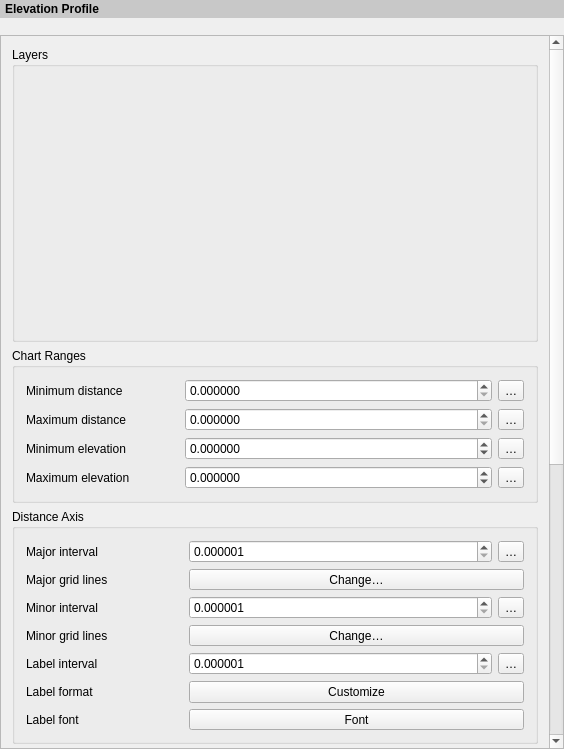
<?xml version="1.0" encoding="UTF-8"?>
<ui version="4.0">
 <class>QgsLayoutElevationProfileWidgetBase</class>
 <widget class="QWidget" name="QgsLayoutElevationProfileWidgetBase">
  <property name="geometry">
   <rect>
    <x>0</x>
    <y>0</y>
    <width>564</width>
    <height>749</height>
   </rect>
  </property>
  <property name="sizePolicy">
   <sizepolicy hsizetype="Expanding" vsizetype="Expanding">
    <horstretch>0</horstretch>
    <verstretch>0</verstretch>
   </sizepolicy>
  </property>
  <property name="windowTitle">
   <string>Elevation Profile Options</string>
  </property>
  <layout class="QVBoxLayout" name="verticalLayout_2">
   <property name="spacing">
    <number>0</number>
   </property>
   <property name="leftMargin">
    <number>0</number>
   </property>
   <property name="topMargin">
    <number>0</number>
   </property>
   <property name="rightMargin">
    <number>0</number>
   </property>
   <property name="bottomMargin">
    <number>0</number>
   </property>
   <item>
    <widget class="QLabel" name="mLabel">
     <property name="sizePolicy">
      <sizepolicy hsizetype="Preferred" vsizetype="Maximum">
       <horstretch>0</horstretch>
       <verstretch>0</verstretch>
      </sizepolicy>
     </property>
     <property name="styleSheet">
      <string notr="true">padding: 2px; font-weight: bold; background-color: rgb(200, 200, 200);</string>
     </property>
     <property name="text">
      <string>Elevation Profile</string>
     </property>
    </widget>
   </item>
   <item>
    <widget class="QToolBar" name="mDockToolbar">
     <property name="iconSize">
      <size>
       <width>16</width>
       <height>16</height>
      </size>
     </property>
     <property name="floatable">
      <bool>false</bool>
     </property>
    </widget>
   </item>
   <item>
    <widget class="QgsScrollArea" name="scrollArea">
     <property name="frameShape">
      <enum>QFrame::StyledPanel</enum>
     </property>
     <property name="widgetResizable">
      <bool>true</bool>
     </property>
     <widget class="QWidget" name="scrollAreaWidgetContents">
      <property name="geometry">
       <rect>
        <x>0</x>
        <y>0</y>
        <width>548</width>
        <height>1267</height>
       </rect>
      </property>
      <property name="sizePolicy">
       <sizepolicy hsizetype="Preferred" vsizetype="Maximum">
        <horstretch>0</horstretch>
        <verstretch>0</verstretch>
       </sizepolicy>
      </property>
      <layout class="QVBoxLayout" name="mainLayout">
       <item>
        <widget class="QgsCollapsibleGroupBoxBasic" name="groupBox">
         <property name="title">
          <string>Layers</string>
         </property>
         <layout class="QHBoxLayout" name="horizontalLayout">
          <item>
           <widget class="QWidget" name="mTreeViewContainer" native="true">
            <property name="minimumSize">
             <size>
              <width>0</width>
              <height>250</height>
             </size>
            </property>
           </widget>
          </item>
         </layout>
        </widget>
       </item>
       <item>
        <widget class="QgsCollapsibleGroupBoxBasic" name="groupChartRanges">
         <property name="title">
          <string>Chart Ranges</string>
         </property>
         <layout class="QGridLayout" name="gridLayout_4" columnstretch="1,2,0">
          <item row="2" column="0">
           <widget class="QLabel" name="label_20">
            <property name="text">
             <string>Minimum elevation</string>
            </property>
           </widget>
          </item>
          <item row="2" column="1">
           <widget class="QgsDoubleSpinBox" name="mSpinMinElevation">
            <property name="decimals">
             <number>6</number>
            </property>
            <property name="minimum">
             <double>-999999999.000000000000000</double>
            </property>
            <property name="maximum">
             <double>999999999.000000000000000</double>
            </property>
           </widget>
          </item>
          <item row="0" column="1">
           <widget class="QgsDoubleSpinBox" name="mSpinMinDistance">
            <property name="decimals">
             <number>6</number>
            </property>
            <property name="maximum">
             <double>999999999.000000000000000</double>
            </property>
           </widget>
          </item>
          <item row="1" column="1">
           <widget class="QgsDoubleSpinBox" name="mSpinMaxDistance">
            <property name="decimals">
             <number>6</number>
            </property>
            <property name="maximum">
             <double>999999999.000000000000000</double>
            </property>
           </widget>
          </item>
          <item row="0" column="0">
           <widget class="QLabel" name="label_18">
            <property name="text">
             <string>Minimum distance</string>
            </property>
           </widget>
          </item>
          <item row="3" column="1">
           <widget class="QgsDoubleSpinBox" name="mSpinMaxElevation">
            <property name="decimals">
             <number>6</number>
            </property>
            <property name="minimum">
             <double>-999999999.000000000000000</double>
            </property>
            <property name="maximum">
             <double>999999999.000000000000000</double>
            </property>
           </widget>
          </item>
          <item row="3" column="0">
           <widget class="QLabel" name="label_21">
            <property name="text">
             <string>Maximum elevation</string>
            </property>
           </widget>
          </item>
          <item row="1" column="0">
           <widget class="QLabel" name="label_19">
            <property name="text">
             <string>Maximum distance</string>
            </property>
           </widget>
          </item>
          <item row="0" column="2">
           <widget class="QgsPropertyOverrideButton" name="mDDBtnMinDistance">
            <property name="text">
             <string>…</string>
            </property>
           </widget>
          </item>
          <item row="1" column="2">
           <widget class="QgsPropertyOverrideButton" name="mDDBtnMaxDistance">
            <property name="text">
             <string>…</string>
            </property>
           </widget>
          </item>
          <item row="2" column="2">
           <widget class="QgsPropertyOverrideButton" name="mDDBtnMinElevation">
            <property name="text">
             <string>…</string>
            </property>
           </widget>
          </item>
          <item row="3" column="2">
           <widget class="QgsPropertyOverrideButton" name="mDDBtnMaxElevation">
            <property name="text">
             <string>…</string>
            </property>
           </widget>
          </item>
         </layout>
        </widget>
       </item>
       <item>
        <widget class="QgsCollapsibleGroupBoxBasic" name="groupDistanceAxis">
         <property name="title">
          <string>Distance Axis</string>
         </property>
         <layout class="QGridLayout" name="gridLayout_2" columnstretch="1,0,2,0">
          <item row="6" column="2" colspan="2">
           <widget class="QgsFontButton" name="mDistanceAxisLabelFontButton">
            <property name="sizePolicy">
             <sizepolicy hsizetype="Preferred" vsizetype="Fixed">
              <horstretch>0</horstretch>
              <verstretch>0</verstretch>
             </sizepolicy>
            </property>
            <property name="text">
             <string>Font</string>
            </property>
           </widget>
          </item>
          <item row="1" column="0">
           <widget class="QLabel" name="label_4">
            <property name="text">
             <string>Major grid lines</string>
            </property>
           </widget>
          </item>
          <item row="5" column="2" colspan="2">
           <widget class="QPushButton" name="mDistanceAxisLabelFormatButton">
            <property name="text">
             <string>Customize</string>
            </property>
           </widget>
          </item>
          <item row="0" column="0">
           <widget class="QLabel" name="label_6">
            <property name="text">
             <string>Major interval</string>
            </property>
           </widget>
          </item>
          <item row="2" column="3">
           <widget class="QgsPropertyOverrideButton" name="mDDBtnDistanceMinorInterval">
            <property name="text">
             <string>…</string>
            </property>
           </widget>
          </item>
          <item row="1" column="2" colspan="2">
           <widget class="QgsSymbolButton" name="mDistanceAxisMajorLinesSymbolButton">
            <property name="sizePolicy">
             <sizepolicy hsizetype="Expanding" vsizetype="Fixed">
              <horstretch>0</horstretch>
              <verstretch>0</verstretch>
             </sizepolicy>
            </property>
            <property name="text">
             <string>Change…</string>
            </property>
           </widget>
          </item>
          <item row="2" column="2">
           <widget class="QgsDoubleSpinBox" name="mDistanceAxisMinorIntervalSpin">
            <property name="decimals">
             <number>6</number>
            </property>
            <property name="minimum">
             <double>0.000001000000000</double>
            </property>
            <property name="maximum">
             <double>999999999999.000000000000000</double>
            </property>
           </widget>
          </item>
          <item row="4" column="3">
           <widget class="QgsPropertyOverrideButton" name="mDDBtnDistanceLabelInterval">
            <property name="text">
             <string>…</string>
            </property>
           </widget>
          </item>
          <item row="3" column="2" colspan="2">
           <widget class="QgsSymbolButton" name="mDistanceAxisMinorLinesSymbolButton">
            <property name="sizePolicy">
             <sizepolicy hsizetype="Expanding" vsizetype="Fixed">
              <horstretch>0</horstretch>
              <verstretch>0</verstretch>
             </sizepolicy>
            </property>
            <property name="text">
             <string>Change…</string>
            </property>
           </widget>
          </item>
          <item row="4" column="2">
           <widget class="QgsDoubleSpinBox" name="mDistanceAxisLabelIntervalSpin">
            <property name="decimals">
             <number>6</number>
            </property>
            <property name="minimum">
             <double>0.000001000000000</double>
            </property>
            <property name="maximum">
             <double>999999999999.000000000000000</double>
            </property>
           </widget>
          </item>
          <item row="2" column="0" colspan="2">
           <widget class="QLabel" name="label_7">
            <property name="text">
             <string>Minor interval</string>
            </property>
           </widget>
          </item>
          <item row="0" column="2">
           <widget class="QgsDoubleSpinBox" name="mDistanceAxisMajorIntervalSpin">
            <property name="decimals">
             <number>6</number>
            </property>
            <property name="minimum">
             <double>0.000001000000000</double>
            </property>
            <property name="maximum">
             <double>999999999999.000000000000000</double>
            </property>
           </widget>
          </item>
          <item row="0" column="3">
           <widget class="QgsPropertyOverrideButton" name="mDDBtnDistanceMajorInterval">
            <property name="text">
             <string>…</string>
            </property>
           </widget>
          </item>
          <item row="6" column="0">
           <widget class="QLabel" name="label_9">
            <property name="text">
             <string>Label font</string>
            </property>
           </widget>
          </item>
          <item row="5" column="0">
           <widget class="QLabel" name="label_10">
            <property name="text">
             <string>Label format</string>
            </property>
           </widget>
          </item>
          <item row="3" column="0">
           <widget class="QLabel" name="label_5">
            <property name="text">
             <string>Minor grid lines</string>
            </property>
           </widget>
          </item>
          <item row="4" column="0" colspan="2">
           <widget class="QLabel" name="label_8">
            <property name="text">
             <string>Label interval</string>
            </property>
           </widget>
          </item>
         </layout>
        </widget>
       </item>
       <item>
        <widget class="QgsCollapsibleGroupBoxBasic" name="groupElevationAxis">
         <property name="title">
          <string>Elevation Axis</string>
         </property>
         <layout class="QGridLayout" name="gridLayout_3" columnstretch="1,0,2,0">
          <item row="0" column="2">
           <widget class="QgsDoubleSpinBox" name="mElevationAxisMajorIntervalSpin">
            <property name="decimals">
             <number>6</number>
            </property>
            <property name="minimum">
             <double>0.000001000000000</double>
            </property>
            <property name="maximum">
             <double>999999999999.000000000000000</double>
            </property>
           </widget>
          </item>
          <item row="4" column="3">
           <widget class="QgsPropertyOverrideButton" name="mDDBtnElevationLabelInterval">
            <property name="text">
             <string>…</string>
            </property>
           </widget>
          </item>
          <item row="4" column="2">
           <widget class="QgsDoubleSpinBox" name="mElevationAxisLabelIntervalSpin">
            <property name="decimals">
             <number>6</number>
            </property>
            <property name="minimum">
             <double>0.000001000000000</double>
            </property>
            <property name="maximum">
             <double>999999999999.000000000000000</double>
            </property>
           </widget>
          </item>
          <item row="1" column="2" colspan="2">
           <widget class="QgsSymbolButton" name="mElevationAxisMajorLinesSymbolButton">
            <property name="sizePolicy">
             <sizepolicy hsizetype="Expanding" vsizetype="Fixed">
              <horstretch>0</horstretch>
              <verstretch>0</verstretch>
             </sizepolicy>
            </property>
            <property name="text">
             <string>Change…</string>
            </property>
           </widget>
          </item>
          <item row="0" column="0">
           <widget class="QLabel" name="label_13">
            <property name="text">
             <string>Major interval</string>
            </property>
           </widget>
          </item>
          <item row="2" column="0" colspan="2">
           <widget class="QLabel" name="label_12">
            <property name="text">
             <string>Minor interval</string>
            </property>
           </widget>
          </item>
          <item row="5" column="0">
           <widget class="QLabel" name="label_17">
            <property name="text">
             <string>Label format</string>
            </property>
           </widget>
          </item>
          <item row="0" column="3">
           <widget class="QgsPropertyOverrideButton" name="mDDBtnElevationMajorInterval">
            <property name="text">
             <string>…</string>
            </property>
           </widget>
          </item>
          <item row="4" column="0" colspan="2">
           <widget class="QLabel" name="label_16">
            <property name="text">
             <string>Label interval</string>
            </property>
           </widget>
          </item>
          <item row="2" column="2">
           <widget class="QgsDoubleSpinBox" name="mElevationAxisMinorIntervalSpin">
            <property name="decimals">
             <number>6</number>
            </property>
            <property name="minimum">
             <double>0.000001000000000</double>
            </property>
            <property name="maximum">
             <double>999999999999.000000000000000</double>
            </property>
           </widget>
          </item>
          <item row="2" column="3">
           <widget class="QgsPropertyOverrideButton" name="mDDBtnElevationMinorInterval">
            <property name="text">
             <string>…</string>
            </property>
           </widget>
          </item>
          <item row="1" column="0">
           <widget class="QLabel" name="label_11">
            <property name="text">
             <string>Major grid lines</string>
            </property>
           </widget>
          </item>
          <item row="5" column="2" colspan="2">
           <widget class="QPushButton" name="mElevationAxisLabelFormatButton">
            <property name="text">
             <string>Customize</string>
            </property>
           </widget>
          </item>
          <item row="3" column="2" colspan="2">
           <widget class="QgsSymbolButton" name="mElevationAxisMinorLinesSymbolButton">
            <property name="sizePolicy">
             <sizepolicy hsizetype="Expanding" vsizetype="Fixed">
              <horstretch>0</horstretch>
              <verstretch>0</verstretch>
             </sizepolicy>
            </property>
            <property name="text">
             <string>Change…</string>
            </property>
           </widget>
          </item>
          <item row="3" column="0">
           <widget class="QLabel" name="label_15">
            <property name="text">
             <string>Minor grid lines</string>
            </property>
           </widget>
          </item>
          <item row="6" column="0">
           <widget class="QLabel" name="label_14">
            <property name="text">
             <string>Label font</string>
            </property>
           </widget>
          </item>
          <item row="6" column="2" colspan="2">
           <widget class="QgsFontButton" name="mElevationAxisLabelFontButton">
            <property name="sizePolicy">
             <sizepolicy hsizetype="Preferred" vsizetype="Fixed">
              <horstretch>0</horstretch>
              <verstretch>0</verstretch>
             </sizepolicy>
            </property>
            <property name="text">
             <string>Font</string>
            </property>
           </widget>
          </item>
         </layout>
        </widget>
       </item>
       <item>
        <widget class="QgsCollapsibleGroupBoxBasic" name="groupChartArea">
         <property name="title">
          <string>Chart Area</string>
         </property>
         <layout class="QGridLayout" name="gridLayout" columnstretch="1,2,0">
          <item row="2" column="1">
           <widget class="QgsDoubleSpinBox" name="mSpinLeftMargin">
            <property name="suffix">
             <string> mm</string>
            </property>
            <property name="maximum">
             <double>999.990000000000009</double>
            </property>
           </widget>
          </item>
          <item row="1" column="0">
           <widget class="QLabel" name="label_3">
            <property name="text">
             <string>Border</string>
            </property>
           </widget>
          </item>
          <item row="4" column="0">
           <widget class="QLabel" name="label_24">
            <property name="text">
             <string>Right margin</string>
            </property>
           </widget>
          </item>
          <item row="4" column="1">
           <widget class="QgsDoubleSpinBox" name="mSpinRightMargin">
            <property name="suffix">
             <string> mm</string>
            </property>
            <property name="maximum">
             <double>999.990000000000009</double>
            </property>
           </widget>
          </item>
          <item row="5" column="1">
           <widget class="QgsDoubleSpinBox" name="mSpinBottomMargin">
            <property name="suffix">
             <string> mm</string>
            </property>
            <property name="maximum">
             <double>999.990000000000009</double>
            </property>
           </widget>
          </item>
          <item row="5" column="0">
           <widget class="QLabel" name="label_25">
            <property name="text">
             <string>Bottom margin</string>
            </property>
           </widget>
          </item>
          <item row="1" column="1" colspan="2">
           <widget class="QgsSymbolButton" name="mChartBorderSymbolButton">
            <property name="sizePolicy">
             <sizepolicy hsizetype="Expanding" vsizetype="Fixed">
              <horstretch>0</horstretch>
              <verstretch>0</verstretch>
             </sizepolicy>
            </property>
            <property name="text">
             <string>Change…</string>
            </property>
           </widget>
          </item>
          <item row="2" column="2">
           <widget class="QgsPropertyOverrideButton" name="mDDBtnLeftMargin">
            <property name="text">
             <string>…</string>
            </property>
           </widget>
          </item>
          <item row="3" column="2">
           <widget class="QgsPropertyOverrideButton" name="mDDBtnTopMargin">
            <property name="text">
             <string>…</string>
            </property>
           </widget>
          </item>
          <item row="3" column="0">
           <widget class="QLabel" name="label_23">
            <property name="text">
             <string>Top margin</string>
            </property>
           </widget>
          </item>
          <item row="2" column="0">
           <widget class="QLabel" name="label_22">
            <property name="text">
             <string>Left margin</string>
            </property>
           </widget>
          </item>
          <item row="3" column="1">
           <widget class="QgsDoubleSpinBox" name="mSpinTopMargin">
            <property name="suffix">
             <string> mm</string>
            </property>
            <property name="maximum">
             <double>999.990000000000009</double>
            </property>
           </widget>
          </item>
          <item row="0" column="1" colspan="2">
           <widget class="QgsSymbolButton" name="mChartBackgroundSymbolButton">
            <property name="sizePolicy">
             <sizepolicy hsizetype="Expanding" vsizetype="Fixed">
              <horstretch>0</horstretch>
              <verstretch>0</verstretch>
             </sizepolicy>
            </property>
            <property name="text">
             <string>Change…</string>
            </property>
           </widget>
          </item>
          <item row="0" column="0">
           <widget class="QLabel" name="label_2">
            <property name="text">
             <string>Background</string>
            </property>
           </widget>
          </item>
          <item row="4" column="2">
           <widget class="QgsPropertyOverrideButton" name="mDDBtnRightMargin">
            <property name="text">
             <string>…</string>
            </property>
           </widget>
          </item>
          <item row="5" column="2">
           <widget class="QgsPropertyOverrideButton" name="mDDBtnBottomMargin">
            <property name="text">
             <string>…</string>
            </property>
           </widget>
          </item>
         </layout>
        </widget>
       </item>
      </layout>
     </widget>
    </widget>
   </item>
  </layout>
 </widget>
 <layoutdefault spacing="6" margin="11"/>
 <customwidgets>
  <customwidget>
   <class>QgsDoubleSpinBox</class>
   <extends>QDoubleSpinBox</extends>
   <header>qgsdoublespinbox.h</header>
  </customwidget>
  <customwidget>
   <class>QgsScrollArea</class>
   <extends>QScrollArea</extends>
   <header>qgsscrollarea.h</header>
   <container>1</container>
  </customwidget>
  <customwidget>
   <class>QgsPropertyOverrideButton</class>
   <extends>QToolButton</extends>
   <header>qgspropertyoverridebutton.h</header>
  </customwidget>
  <customwidget>
   <class>QgsSymbolButton</class>
   <extends>QToolButton</extends>
   <header>qgssymbolbutton.h</header>
  </customwidget>
  <customwidget>
   <class>QgsCollapsibleGroupBoxBasic</class>
   <extends>QGroupBox</extends>
   <header location="global">qgscollapsiblegroupbox.h</header>
   <container>1</container>
  </customwidget>
  <customwidget>
   <class>QgsFontButton</class>
   <extends>QToolButton</extends>
   <header>qgsfontbutton.h</header>
  </customwidget>
 </customwidgets>
 <tabstops>
  <tabstop>scrollArea</tabstop>
 </tabstops>
 <resources/>
 <connections/>
</ui>
